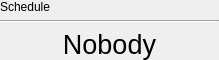
<?xml version="1.0" encoding="UTF-8"?>
<ui version="4.0">
 <class>Schedule</class>
 <widget class="QWidget" name="Schedule">
  <property name="geometry">
   <rect>
    <x>0</x>
    <y>0</y>
    <width>219</width>
    <height>59</height>
   </rect>
  </property>
  <property name="windowTitle">
   <string>Form</string>
  </property>
  <layout class="QVBoxLayout" name="verticalLayout">
   <property name="leftMargin">
    <number>0</number>
   </property>
   <property name="topMargin">
    <number>0</number>
   </property>
   <property name="rightMargin">
    <number>0</number>
   </property>
   <property name="bottomMargin">
    <number>0</number>
   </property>
   <item>
    <widget class="QLabel" name="title">
     <property name="text">
      <string>Schedule</string>
     </property>
    </widget>
   </item>
   <item>
    <widget class="Line" name="line">
     <property name="orientation">
      <enum>Qt::Horizontal</enum>
     </property>
    </widget>
   </item>
   <item>
    <widget class="QLabel" name="current">
     <property name="font">
      <font>
       <pointsize>20</pointsize>
      </font>
     </property>
     <property name="text">
      <string>Nobody</string>
     </property>
     <property name="alignment">
      <set>Qt::AlignCenter</set>
     </property>
    </widget>
   </item>
  </layout>
 </widget>
 <resources/>
 <connections/>
</ui>
